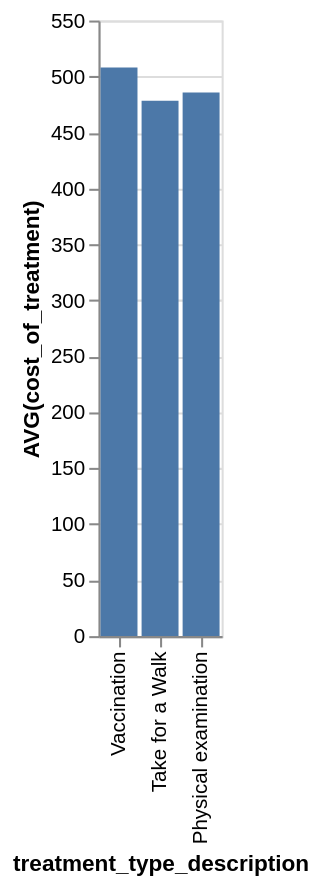

Vega-Lite specification for this chart:
### Vega-Lite specification from a JSON file in a GitHub repository (floating-point values rounded to 4 significant figures)
{"data": {"values": [{"x_data": "Vaccination", "y_data": 508}, {"x_data": "Take for a Walk", "y_data": 478.4}, {"x_data": "Physical examination", "y_data": 485.8}]}, "mark": "bar", "encoding": {"x": {"field": "x_data", "type": "nominal", "title": "treatment_type_description", "sort": "descending"}, "y": {"field": "y_data", "type": "quantitative", "title": "AVG(cost_of_treatment)"}}}
